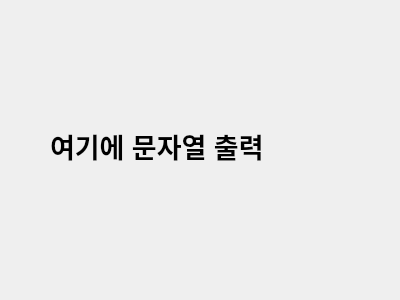
<?xml version="1.0" encoding="UTF-8"?>
<ui version="4.0">
 <class>Dialog</class>
 <widget class="QDialog" name="Dialog">
  <property name="geometry">
   <rect>
    <x>0</x>
    <y>0</y>
    <width>400</width>
    <height>300</height>
   </rect>
  </property>
  <property name="windowTitle">
   <string>Dialog</string>
  </property>
  <widget class="QLabel" name="label">
   <property name="geometry">
    <rect>
     <x>50</x>
     <y>80</y>
     <width>311</width>
     <height>131</height>
    </rect>
   </property>
   <property name="font">
    <font>
     <pointsize>20</pointsize>
     <bold>true</bold>
    </font>
   </property>
   <property name="text">
    <string>여기에 문자열 출력</string>
   </property>
  </widget>
 </widget>
 <resources/>
 <connections/>
</ui>
